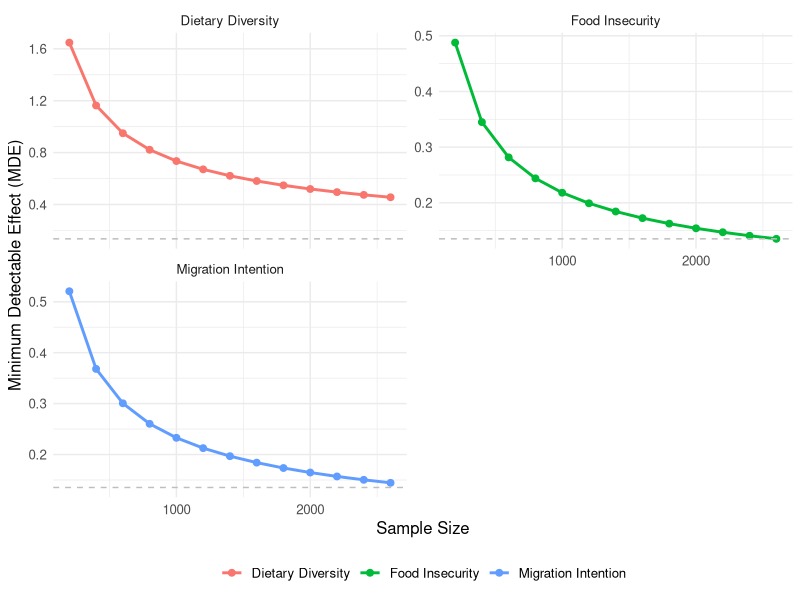
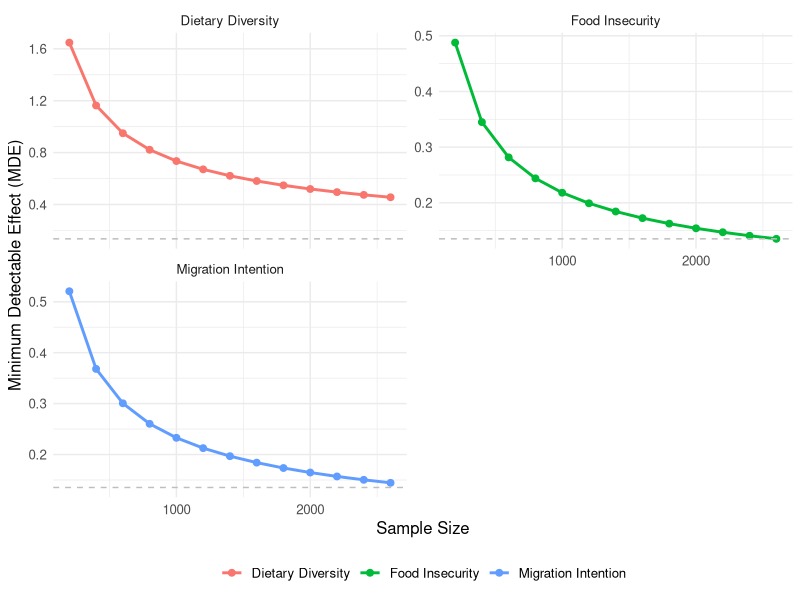

Write the R code that produced these figures, in order. (Note: this script raises an error after producing the figures.)
# Load necessary libraries
library(pwr)
library(ggplot2)
library(dplyr)
library(writexl)  # For exporting to Excel


# Function to simulate MDE for binary outcomes based on sample size
simulate_mde_binary <- function(p1, sample_size, alpha, power, r2, oversample) {
  tryCatch({
    n_total <- sample_size / (1 + oversample)
    n_adj <- n_total * (1 - r2)  # Adjust for covariates
    pooled_p <- p1 * (1 - p1)
    delta <- sqrt((pwr.2p.test(n = n_adj, sig.level = alpha, power = power)$h^2) / (2 * pooled_p))
    return(delta)
  }, error = function(e) {
    return(NA)
  })
}

# Function to simulate MDE for continuous outcomes based on sample size
simulate_mde_continuous <- function(sd, sample_size, alpha, power, r2, oversample) {
  tryCatch({
    n_total <- sample_size / (1 + oversample)
    n_adj <- n_total * (1 - r2)  # Adjust for covariates
    mde <- sd * (pwr.t.test(n = n_adj, sig.level = alpha, power = power)$d)
    return(mde)
  }, error = function(e) {
    return(NA)
  })
}

# Study Parameters
alpha <- 0.05
power <- 0.8
oversample <- 0.1
r2_values <- list(migration = 0.3, food_insecurity = 0.25, dietary_diversity = 0.2)

# Baseline values
migration_base <- 0.35
food_insecurity_base <- 0.41
dietary_diversity_sd <- 5

# Sample size range
sample_sizes <- seq(200, 2600, by = 200)

# Primary strata: Fragility typology-specific proportions
fragility_proportions <- list(
  high_conflict = 0.3,
  high_non_conflict = 0.2,
  low_conflict = 0.3,
  low_non_conflict = 0.2
)

# Secondary strata: Gender and Ethnic group-specific proportions
female_headed_households <- 0.35
male_headed_households <- 0.65
indigenous_households <- 0.15
non_indigenous_households <- 0.85

# Simulate MDE for each outcome and sample size
migration_mde <- sapply(sample_sizes, function(n) simulate_mde_binary(migration_base, n, alpha, power, r2_values$migration, oversample))
food_insecurity_mde <- sapply(sample_sizes, function(n) simulate_mde_binary(food_insecurity_base, n, alpha, power, r2_values$food_insecurity, oversample))
dietary_diversity_mde <- sapply(sample_sizes, function(n) simulate_mde_continuous(dietary_diversity_sd, n, alpha, power, r2_values$dietary_diversity, oversample))

# Combine results into a data frame
results <- data.frame(
  SampleSize = rep(sample_sizes, 3),
  Outcome = c(rep("Migration Intention", length(sample_sizes)),
              rep("Food Insecurity", length(sample_sizes)),
              rep("Dietary Diversity", length(sample_sizes))),
  MDE = c(migration_mde, food_insecurity_mde, dietary_diversity_mde)
)

# Adjust sample sizes for primary and secondary strata
results_strata <- results %>%
  mutate(
    High_Conflict = SampleSize * fragility_proportions$high_conflict,
    High_Non_Conflict = SampleSize * fragility_proportions$high_non_conflict,
    Low_Conflict = SampleSize * fragility_proportions$low_conflict,
    Low_Non_Conflict = SampleSize * fragility_proportions$low_non_conflict,
    Female_SampleSize = SampleSize * female_headed_households,
    Male_SampleSize = SampleSize * male_headed_households,
    Indigenous_SampleSize = SampleSize * indigenous_households,
    Non_Indigenous_SampleSize = SampleSize * non_indigenous_households
  )

# Visualization
ggplot(results, aes(x = SampleSize, y = MDE, color = Outcome)) +
  geom_line(size = 1) +
  geom_point(size = 2) +
  facet_wrap(~ Outcome, scales = "free_y", ncol = 2) +
  theme_minimal() +
  theme(legend.position = "bottom", text = element_text(size = 12)) +
  labs(x = "Sample Size", y = "Minimum Detectable Effect (MDE)", color = NULL) +
  geom_hline(aes(yintercept = min(MDE, na.rm = TRUE)), linetype = "dashed", color = "gray")

# Save the plot
ggsave("WB_Sampling_Size_vs_MDE_with_Strata.png", width = 8, height = 6, dpi = 300)

# Summary Table
summary_table <- results_strata %>% filter(SampleSize %in% c(200,600,800,1000,1200,1400,1600,2000,2200))
# Output summary table
summary_table
write_xlsx(list(
  "Simulation Results" = results,
  "Optimal Clusters" = optimal_clusters
), "Optimal_Cluster_Simulation.xlsx")
